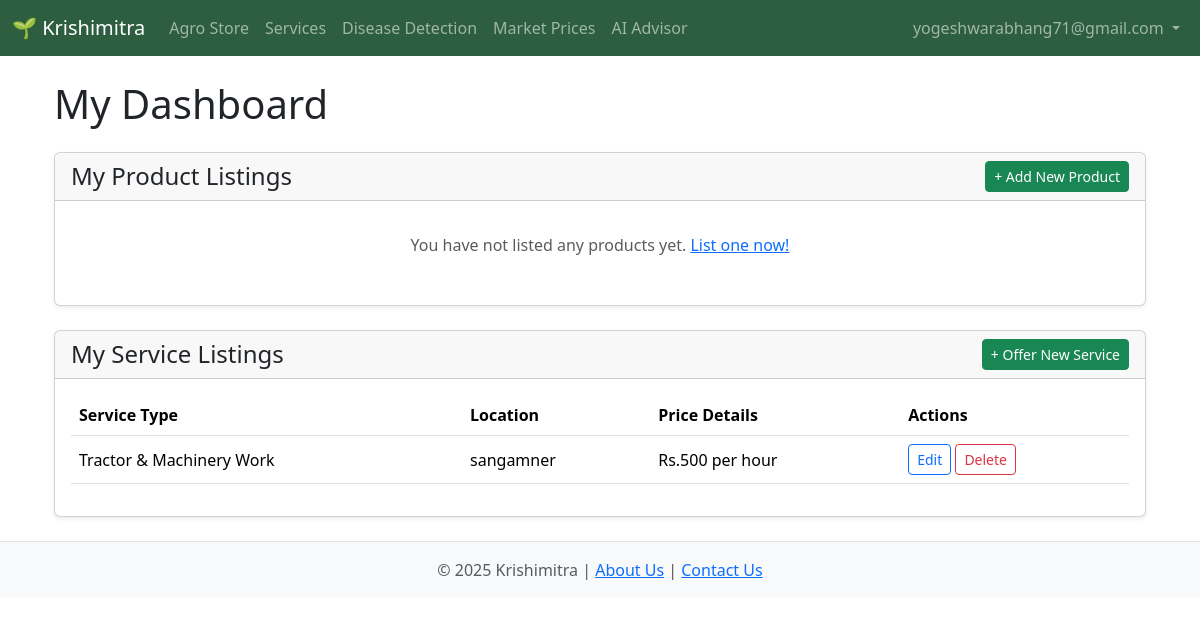
Page /dashboard (signed in) on the earlier database version.
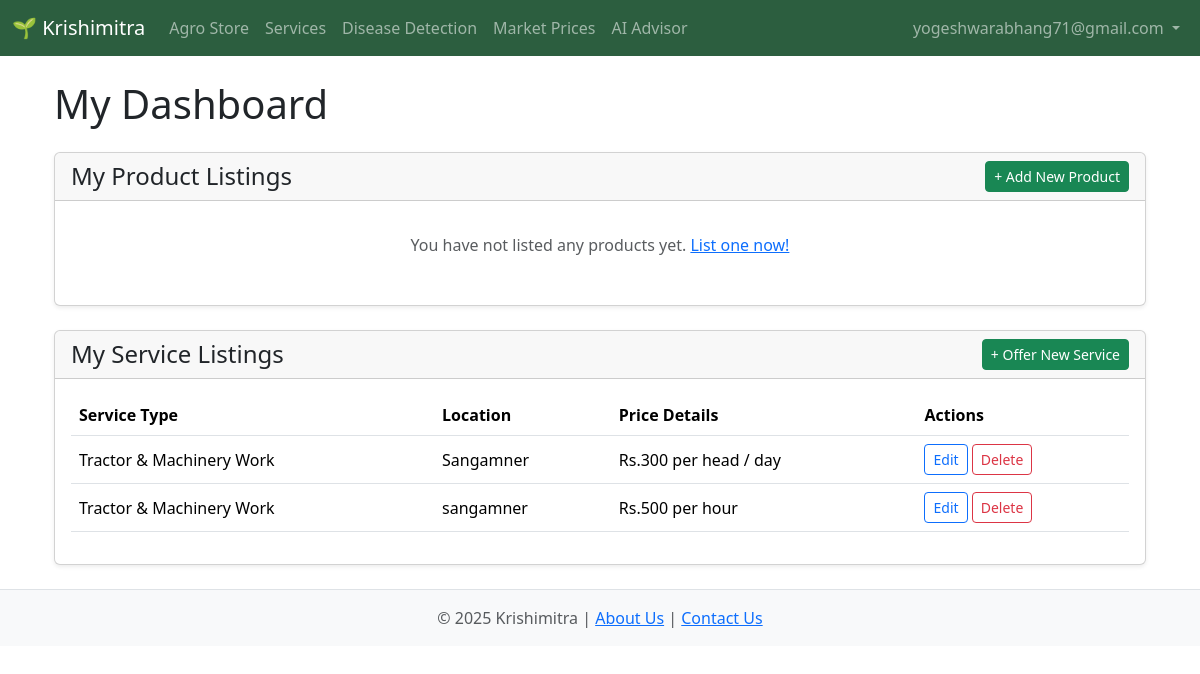
Same page on the later database version.
### app.py (models this page shows)
class Service(db.Model):
    id = db.Column(db.Integer, primary_key=True)
    service_type = db.Column(db.String(100), nullable=False)
    description = db.Column(db.Text, nullable=False)
    price_details = db.Column(db.String(200), nullable=False)
    location = db.Column(db.String(150), nullable=False)
    provider_id = db.Column(db.Integer, db.ForeignKey('user.id'), nullable=False)

### app.py (the view)
@app.route('/dashboard')
@login_required
def dashboard():
    user_products = Product.query.filter_by(seller_id=session['user_id']).order_by(Product.id.desc()).all()
    user_services = Service.query.filter_by(provider_id=session['user_id']).order_by(Service.id.desc()).all()
    return render_template('dashboard.html', products=user_products, services=user_services)

### app.py (called while the page is built)
def login_required(f):
    @wraps(f)
    def decorated_function(*args, **kwargs):
        if 'user_id' not in session:
            flash('Please log in to access this page.', 'error')
            return redirect(url_for('login'))
        return f(*args, **kwargs)
    return decorated_function

### templates/dashboard.html (shortened to what the changed rows need)
{% extends 'base.html' %}
{% block content %}
<div class="container my-4">
    <h1 class="mb-4">My Dashboard</h1>
    <div class="card shadow-sm mt-4">
        <div class="card-body">
            {% if services %}
                <div class="table-responsive">
                    <table class="table table-hover align-middle">
                        <thead>
                            <tr>
                                <th>Service Type</th>
                                <th>Location</th>
                                <th>Price Details</th>
                                <th>Actions</th>
                            </tr>
                        </thead>
                        <tbody>
                            {% for service in services %}
                                <tr>
                                    <td>{{ service.service_type }}</td>
                                    <td>{{ service.location }}</td>
                                    <td>{{ service.price_details }}</td>
                                    <td>
                                        {% if session.get('user_id') == service.provider_id %}
                                            <a href="{{ url_for('edit_service', service_id=service.id) }}" class="btn btn-sm btn-outline-primary">Edit</a>
                                            <form action="{{ url_for('delete_service', service_id=service.id) }}" method="POST" class="d-inline" onsubmit="return confirm('Are you sure you want to delete this service?');">
                                                <button type="submit" class="btn btn-sm btn-outline-danger">Delete</button>
                                            </form>
                                        {% endif %}
                                    </td>
                                </tr>
                            {% endfor %}
                        </tbody>
                    </table>
                </div>
            {% else %}
                <p class="text-center text-muted p-3">You have not offered any services yet. <a href="{{ url_for('offer_service') }}">Offer one now!</a></p>
            {% endif %}
        </div>
    </div>
</div>
{% endblock %}

Differences in the rows shown:
added Service: service_type "Tractor & Machinery Work", location "Sangamner", price_details "Rs.300 per head / day"
